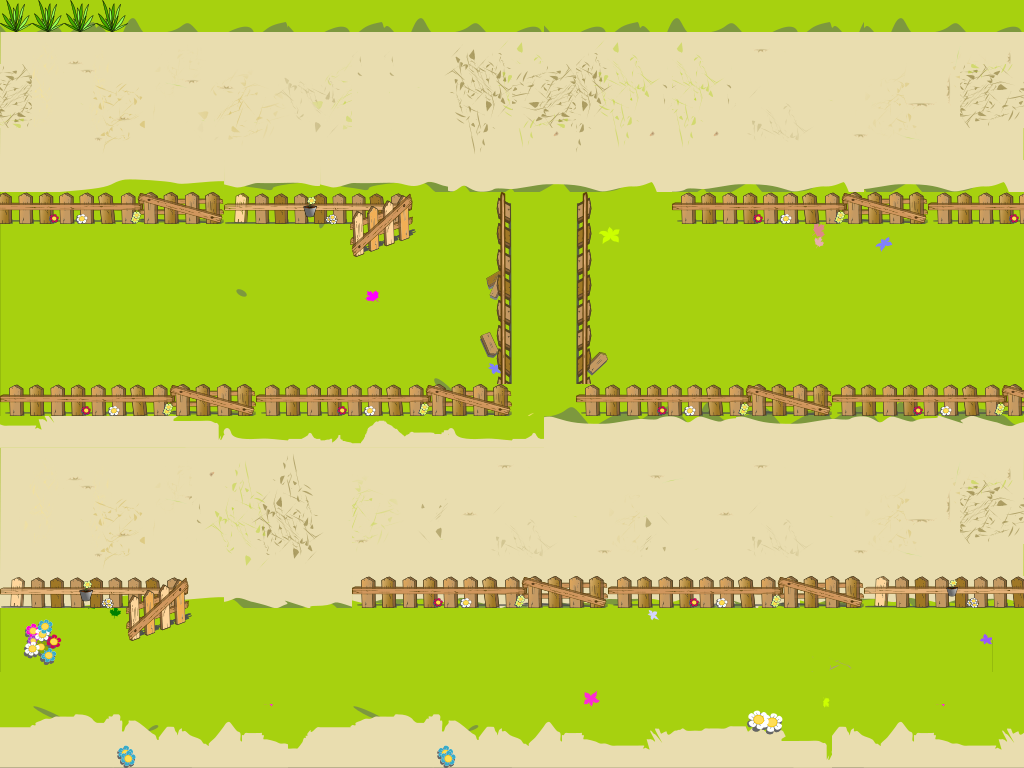

Tiled map render using the project's own tile images. Description and the map definition, with tile-layer contents summarised, below:
An orthogonal 32x24 tile map with 32x32 px tiles, 4 tile layers (terreno, margem, road, colisao), 10 tilesets.

<map version="1.0" orientation="orthogonal" renderorder="left-up" width="32" height="24" tilewidth="32" tileheight="32" nextobjectid="1">
 <tileset firstgid="1" name="grama2" tilewidth="32" tileheight="32" tilecount="1" columns="1">
  <image source="../map_103/grama2.png" width="32" height="32" />
 </tileset>
 <tileset firstgid="2" name="cerca_frente_fechada" tilewidth="32" tileheight="32" tilecount="8" columns="8">
  <image source="../map_103/cerca_frente_fechada.png" width="257" height="32" />
 </tileset>
 <tileset firstgid="10" name="cerca_direita_fechada" tilewidth="32" tileheight="32" tilecount="10" columns="1">
  <image source="../map_103/cerca_direita_fechada.png" width="32" height="320" />
 </tileset>
 <tileset firstgid="20" name="cerca_esquerda_fechada" tilewidth="32" tileheight="32" tilecount="10" columns="1">
  <image source="../map_103/cerca_esquerda_fechada.png" width="32" height="320" />
 </tileset>
 <tileset firstgid="30" name="tratorParado" tilewidth="32" tileheight="32" tilecount="24" columns="6">
  <image source="../map_103/tratorParado.png" width="192" height="128" />
 </tileset>
 <tileset firstgid="54" name="cerca_frente_geral" tilewidth="32" tileheight="32" tilecount="5" columns="5">
  <image source="../map_103/cerca_frente_geral.png" width="190" height="32" />
 </tileset>
 <tileset firstgid="59" name="cerca_frente_aberta" tilewidth="32" tileheight="32" tilecount="12" columns="6">
  <tileoffset x="0" y="1" />
  <image source="../map_103/cerca_frente_aberta.png" width="192" height="64" />
 </tileset>
 <tileset firstgid="71" name="madeiras" tilewidth="32" tileheight="32" tilecount="2" columns="2">
  <image source="../map_103/madeiras.png" width="64" height="32" />
 </tileset>
 <tileset firstgid="73" name="estrada1BarroHoriz" tilewidth="32" tileheight="32" tilecount="128" columns="32">
  <image source="../map_103/estrada1BarroHoriz.png" width="1024" height="128" />
 </tileset>
 <tileset firstgid="201" name="terreno" tilewidth="32" tileheight="32" tilecount="768" columns="32">
  <image source="../map_103/terreno.png" width="1024" height="768" />
 </tileset>
 <layer name="terreno" width="32" height="24">
  <data>[768 cells, 768 non-empty, 700 distinct tile ids]</data>
 </layer>
 <layer name="margem" width="32" height="24">
  <data>[768 cells, 174 non-empty, 44 distinct tile ids]</data>
 </layer>
 <layer name="road" width="32" height="24">
  <data>[768 cells, 256 non-empty, 124 distinct tile ids]</data>
 </layer>
 <layer name="colisao" width="32" height="24">
  <data>[768 cells, 132 non-empty, 58 distinct tile ids]</data>
 </layer>
</map>
